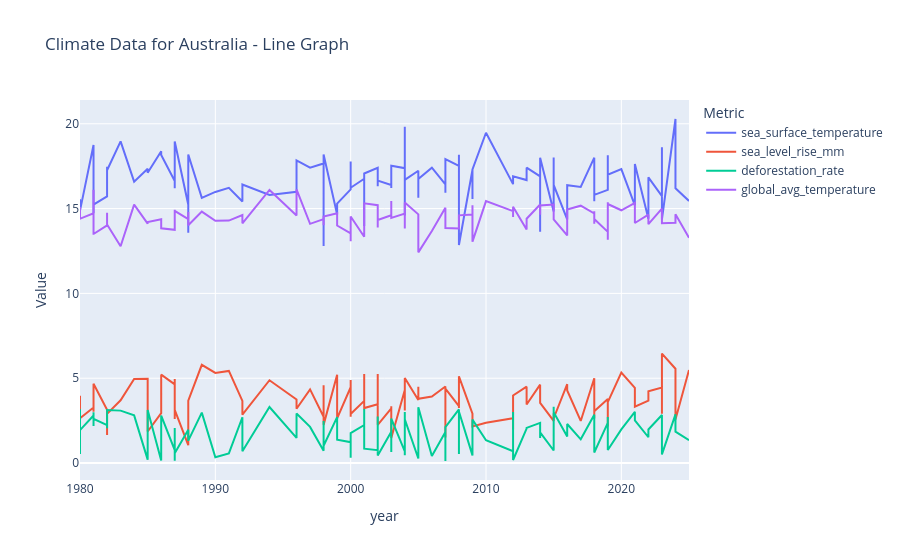

The notebook cell saved with this chart:
### Code cell
# Convert your DataFrame to a long format suitable for plotting
melted_data_all = australia_data.melt(
    id_vars='year',
    value_vars=[
       'sea_surface_temperature',
        'sea_level_rise_mm',
        'deforestation_rate',
        'global_avg_temperature'
    ],
    var_name='Metric',
    value_name='Value'
)

# Create a line graph using Plotly Express
fig = px.line(
    melted_data_all,
    x='year',
    y='Value',
    color='Metric',
    title='Climate Data for Australia - Line Graph',
    labels={'Value': 'Value'}
)

# Show the plot
fig.show()
